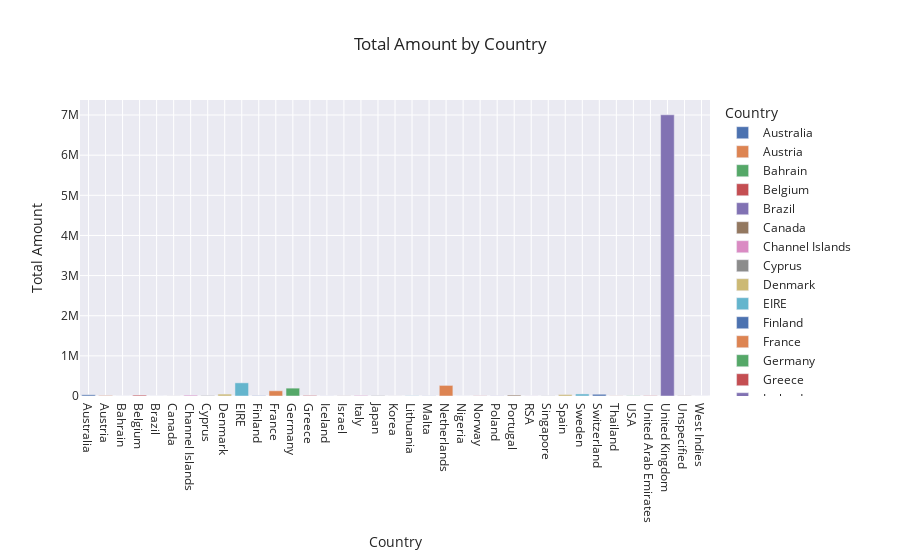

Notebook cell for this chart:
### Markdown cell above
## EDA and distributions

### Code cell
sales_by_country = df.groupby('Country')['Total Amount'].sum().reset_index()
fig = px.bar(sales_by_country, x = 'Country', y = 'Total Amount', color='Country', template='seaborn', title='Total Amount by Country')
fig.show()

### Figure 1 — Plotly figure (JSON) as saved in the notebook; plotly's stock layout.template omitted (floating-point values rounded to 4 significant figures)
{"data": [{"alignmentgroup": "True", "hovertemplate": "Country=%{x}<br>Total Amount=%{y}<extra></extra>", "legendgroup": "Australia", "marker": {"color": "rgb(76,114,176)", "pattern": {"shape": ""}}, "name": "Australia", "offsetgroup": "Australia", "orientation": "v", "showlegend": true, "textposition": "auto", "type": "bar", "x": ["Australia"], "xaxis": "x", "y": [30050.0], "yaxis": "y"}, {"alignmentgroup": "True", "hovertemplate": "Country=%{x}<br>Total Amount=%{y}<extra></extra>", "legendgroup": "Austria", "marker": {"color": "rgb(221,132,82)", "pattern": {"shape": ""}}, "name": "Austria", "offsetgroup": "Austria", "orientation": "v", "showlegend": true, "textposition": "auto", "type": "bar", "x": ["Austria"], "xaxis": "x", "y": [13020.0], "yaxis": "y"}, {"alignmentgroup": "True", "hovertemplate": "Country=%{x}<br>Total Amount=%{y}<extra></extra>", "legendgroup": "Bahrain", "marker": {"color": "rgb(85,168,104)", "pattern": {"shape": ""}}, "name": "Bahrain", "offsetgroup": "Bahrain", "orientation": "v", "showlegend": true, "textposition": "auto", "type": "bar", "x": ["Bahrain"], "xaxis": "x", "y": [806.0], "yaxis": "y"}, {"alignmentgroup": "True", "hovertemplate": "Country=%{x}<br>Total Amount=%{y}<extra></extra>", "legendgroup": "Belgium", "marker": {"color": "rgb(196,78,82)", "pattern": {"shape": ""}}, "name": "Belgium", "offsetgroup": "Belgium", "orientation": "v", "showlegend": true, "textposition": "auto", "type": "bar", "x": ["Belgium"], "xaxis": "x", "y": [22640.0], "yaxis": "y"}, {"alignmentgroup": "True", "hovertemplate": "Country=%{x}<br>Total Amount=%{y}<extra></extra>", "legendgroup": "Brazil", "marker": {"color": "rgb(129,114,179)", "pattern": {"shape": ""}}, "name": "Brazil", "offsetgroup": "Brazil", "orientation": "v", "showlegend": true, "textposition": "auto", "type": "bar", "x": ["Brazil"], "xaxis": "x", "y": [268.3], "yaxis": "y"}, {"alignmentgroup": "True", "hovertemplate": "Country=%{x}<br>Total Amount=%{y}<extra></extra>", "legendgroup": "Canada", "marker": {"color": "rgb(147,120,96)", "pattern": {"shape": ""}}, "name": "Canada", "offsetgroup": "Canada", "orientation": "v", "showlegend": true, "textposition": "auto", "type": "bar", "x": ["Canada"], "xaxis": "x", "y": [1217.0], "yaxis": "y"}, {"alignmentgroup": "True", "hovertemplate": "Country=%{x}<br>Total Amount=%{y}<extra></extra>", "legendgroup": "Channel Islands", "marker": {"color": "rgb(218,139,195)", "pattern": {"shape": ""}}, "name": "Channel Islands", "offsetgroup": "Channel Islands", "orientation": "v", "showlegend": true, "textposition": "auto", "type": "bar", "x": ["Channel Islands"], "xaxis": "x", "y": [21370.0], "yaxis": "y"}, {"alignmentgroup": "True", "hovertemplate": "Country=%{x}<br>Total Amount=%{y}<extra></extra>", "legendgroup": "Cyprus", "marker": {"color": "rgb(140,140,140)", "pattern": {"shape": ""}}, "name": "Cyprus", "offsetgroup": "Cyprus", "orientation": "v", "showlegend": true, "textposition": "auto", "type": "bar", "x": ["Cyprus"], "xaxis": "x", "y": [11170.0], "yaxis": "y"}, {"alignmentgroup": "True", "hovertemplate": "Country=%{x}<br>Total Amount=%{y}<extra></extra>", "legendgroup": "Denmark", "marker": {"color": "rgb(204,185,116)", "pattern": {"shape": ""}}, "name": "Denmark", "offsetgroup": "Denmark", "orientation": "v", "showlegend": true, "textposition": "auto", "type": "bar", "x": ["Denmark"], "xaxis": "x", "y": [46970.0], "yaxis": "y"}, {"alignmentgroup": "True", "hovertemplate": "Country=%{x}<br>Total Amount=%{y}<extra></extra>", "legendgroup": "EIRE", "marker": {"color": "rgb(100,181,205)", "pattern": {"shape": ""}}, "name": "EIRE", "offsetgroup": "EIRE", "orientation": "v", "showlegend": true, "textposition": "auto", "type": "bar", "x": ["EIRE"], "xaxis": "x", "y": [328200.0], "yaxis": "y"}, {"alignmentgroup": "True", "hovertemplate": "Country=%{x}<br>Total Amount=%{y}<extra></extra>", "legendgroup": "Finland", "marker": {"color": "rgb(76,114,176)", "pattern": {"shape": ""}}, "name": "Finland", "offsetgroup": "Finland", "orientation": "v", "showlegend": true, "textposition": "auto", "type": "bar", "x": ["Finland"], "xaxis": "x", "y": [7188.0], "yaxis": "y"}, {"alignmentgroup": "True", "hovertemplate": "Country=%{x}<br>Total Amount=%{y}<extra></extra>", "legendgroup": "France", "marker": {"color": "rgb(221,132,82)", "pattern": {"shape": ""}}, "name": "France", "offsetgroup": "France", "orientation": "v", "showlegend": true, "textposition": "auto", "type": "bar", "x": ["France"], "xaxis": "x", "y": [129700.0], "yaxis": "y"}, {"alignmentgroup": "True", "hovertemplate": "Country=%{x}<br>Total Amount=%{y}<extra></extra>", "legendgroup": "Germany", "marker": {"color": "rgb(85,168,104)", "pattern": {"shape": ""}}, "name": "Germany", "offsetgroup": "Germany", "orientation": "v", "showlegend": true, "textposition": "auto", "type": "bar", "x": ["Germany"], "xaxis": "x", "y": [195900.0], "yaxis": "y"}, {"alignmentgroup": "True", "hovertemplate": "Country=%{x}<br>Total Amount=%{y}<extra></extra>", "legendgroup": "Greece", "marker": {"color": "rgb(196,78,82)", "pattern": {"shape": ""}}, "name": "Greece", "offsetgroup": "Greece", "orientation": "v", "showlegend": true, "textposition": "auto", "type": "bar", "x": ["Greece"], "xaxis": "x", "y": [14280.0], "yaxis": "y"}, {"alignmentgroup": "True", "hovertemplate": "Country=%{x}<br>Total Amount=%{y}<extra></extra>", "legendgroup": "Iceland", "marker": {"color": "rgb(129,114,179)", "pattern": {"shape": ""}}, "name": "Iceland", "offsetgroup": "Iceland", "orientation": "v", "showlegend": true, "textposition": "auto", "type": "bar", "x": ["Iceland"], "xaxis": "x", "y": [1323.0], "yaxis": "y"}, {"alignmentgroup": "True", "hovertemplate": "Country=%{x}<br>Total Amount=%{y}<extra></extra>", "legendgroup": "Israel", "marker": {"color": "rgb(147,120,96)", "pattern": {"shape": ""}}, "name": "Israel", "offsetgroup": "Israel", "orientation": "v", "showlegend": true, "textposition": "auto", "type": "bar", "x": ["Israel"], "xaxis": "x", "y": [3199.0], "yaxis": "y"}, {"alignmentgroup": "True", "hovertemplate": "Country=%{x}<br>Total Amount=%{y}<extra></extra>", "legendgroup": "Italy", "marker": {"color": "rgb(218,139,195)", "pattern": {"shape": ""}}, "name": "Italy", "offsetgroup": "Italy", "orientation": "v", "showlegend": true, "textposition": "auto", "type": "bar", "x": ["Italy"], "xaxis": "x", "y": [13770.0], "yaxis": "y"}, {"alignmentgroup": "True", "hovertemplate": "Country=%{x}<br>Total Amount=%{y}<extra></extra>", "legendgroup": "Japan", "marker": {"color": "rgb(140,140,140)", "pattern": {"shape": ""}}, "name": "Japan", "offsetgroup": "Japan", "orientation": "v", "showlegend": true, "textposition": "auto", "type": "bar", "x": ["Japan"], "xaxis": "x", "y": [8436.0], "yaxis": "y"}, {"alignmentgroup": "True", "hovertemplate": "Country=%{x}<br>Total Amount=%{y}<extra></extra>", "legendgroup": "Korea", "marker": {"color": "rgb(204,185,116)", "pattern": {"shape": ""}}, "name": "Korea", "offsetgroup": "Korea", "orientation": "v", "showlegend": true, "textposition": "auto", "type": "bar", "x": ["Korea"], "xaxis": "x", "y": [949.8], "yaxis": "y"}, {"alignmentgroup": "True", "hovertemplate": "Country=%{x}<br>Total Amount=%{y}<extra></extra>", "legendgroup": "Lithuania", "marker": {"color": "rgb(100,181,205)", "pattern": {"shape": ""}}, "name": "Lithuania", "offsetgroup": "Lithuania", "orientation": "v", "showlegend": true, "textposition": "auto", "type": "bar", "x": ["Lithuania"], "xaxis": "x", "y": [4893.0], "yaxis": "y"}, {"alignmentgroup": "True", "hovertemplate": "Country=%{x}<br>Total Amount=%{y}<extra></extra>", "legendgroup": "Malta", "marker": {"color": "rgb(76,114,176)", "pattern": {"shape": ""}}, "name": "Malta", "offsetgroup": "Malta", "orientation": "v", "showlegend": true, "textposition": "auto", "type": "bar", "x": ["Malta"], "xaxis": "x", "y": [2687.0], "yaxis": "y"}, {"alignmentgroup": "True", "hovertemplate": "Country=%{x}<br>Total Amount=%{y}<extra></extra>", "legendgroup": "Netherlands", "marker": {"color": "rgb(221,132,82)", "pattern": {"shape": ""}}, "name": "Netherlands", "offsetgroup": "Netherlands", "orientation": "v", "showlegend": true, "textposition": "auto", "type": "bar", "x": ["Netherlands"], "xaxis": "x", "y": [263900.0], "yaxis": "y"}, {"alignmentgroup": "True", "hovertemplate": "Country=%{x}<br>Total Amount=%{y}<extra></extra>", "legendgroup": "Nigeria", "marker": {"color": "rgb(85,168,104)", "pattern": {"shape": ""}}, "name": "Nigeria", "offsetgroup": "Nigeria", "orientation": "v", "showlegend": true, "textposition": "auto", "type": "bar", "x": ["Nigeria"], "xaxis": "x", "y": [140.4], "yaxis": "y"}, {"alignmentgroup": "True", "hovertemplate": "Country=%{x}<br>Total Amount=%{y}<extra></extra>", "legendgroup": "Norway", "marker": {"color": "rgb(196,78,82)", "pattern": {"shape": ""}}, "name": "Norway", "offsetgroup": "Norway", "orientation": "v", "showlegend": true, "textposition": "auto", "type": "bar", "x": ["Norway"], "xaxis": "x", "y": [4080.0], "yaxis": "y"}, {"alignmentgroup": "True", "hovertemplate": "Country=%{x}<br>Total Amount=%{y}<extra></extra>", "legendgroup": "Poland", "marker": {"color": "rgb(129,114,179)", "pattern": {"shape": ""}}, "name": "Poland", "offsetgroup": "Poland", "orientation": "v", "showlegend": true, "textposition": "auto", "type": "bar", "x": ["Poland"], "xaxis": "x", "y": [3315.0], "yaxis": "y"}, {"alignmentgroup": "True", "hovertemplate": "Country=%{x}<br>Total Amount=%{y}<extra></extra>", "legendgroup": "Portugal", "marker": {"color": "rgb(147,120,96)", "pattern": {"shape": ""}}, "name": "Portugal", "offsetgroup": "Portugal", "orientation": "v", "showlegend": true, "textposition": "auto", "type": "bar", "x": ["Portugal"], "xaxis": "x", "y": [23340.0], "yaxis": "y"}, {"alignmentgroup": "True", "hovertemplate": "Country=%{x}<br>Total Amount=%{y}<extra></extra>", "legendgroup": "RSA", "marker": {"color": "rgb(218,139,195)", "pattern": {"shape": ""}}, "name": "RSA", "offsetgroup": "RSA", "orientation": "v", "showlegend": true, "textposition": "auto", "type": "bar", "x": ["RSA"], "xaxis": "x", "y": [931.4], "yaxis": "y"}, {"alignmentgroup": "True", "hovertemplate": "Country=%{x}<br>Total Amount=%{y}<extra></extra>", "legendgroup": "Singapore", "marker": {"color": "rgb(140,140,140)", "pattern": {"shape": ""}}, "name": "Singapore", "offsetgroup": "Singapore", "orientation": "v", "showlegend": true, "textposition": "auto", "type": "bar", "x": ["Singapore"], "xaxis": "x", "y": [4038.0], "yaxis": "y"}, {"alignmentgroup": "True", "hovertemplate": "Country=%{x}<br>Total Amount=%{y}<extra></extra>", "legendgroup": "Spain", "marker": {"color": "rgb(204,185,116)", "pattern": {"shape": ""}}, "name": "Spain", "offsetgroup": "Spain", "orientation": "v", "showlegend": true, "textposition": "auto", "type": "bar", "x": ["Spain"], "xaxis": "x", "y": [37050.0], "yaxis": "y"}, {"alignmentgroup": "True", "hovertemplate": "Country=%{x}<br>Total Amount=%{y}<extra></extra>", "legendgroup": "Sweden", "marker": {"color": "rgb(100,181,205)", "pattern": {"shape": ""}}, "name": "Sweden", "offsetgroup": "Sweden", "orientation": "v", "showlegend": true, "textposition": "auto", "type": "bar", "x": ["Sweden"], "xaxis": "x", "y": [50840.0], "yaxis": "y"}, {"alignmentgroup": "True", "hovertemplate": "Country=%{x}<br>Total Amount=%{y}<extra></extra>", "legendgroup": "Switzerland", "marker": {"color": "rgb(76,114,176)", "pattern": {"shape": ""}}, "name": "Switzerland", "offsetgroup": "Switzerland", "orientation": "v", "showlegend": true, "textposition": "auto", "type": "bar", "x": ["Switzerland"], "xaxis": "x", "y": [43340.0], "yaxis": "y"}, {"alignmentgroup": "True", "hovertemplate": "Country=%{x}<br>Total Amount=%{y}<extra></extra>", "legendgroup": "Thailand", "marker": {"color": "rgb(221,132,82)", "pattern": {"shape": ""}}, "name": "Thailand", "offsetgroup": "Thailand", "orientation": "v", "showlegend": true, "textposition": "auto", "type": "bar", "x": ["Thailand"], "xaxis": "x", "y": [3071.0], "yaxis": "y"}, {"alignmentgroup": "True", "hovertemplate": "Country=%{x}<br>Total Amount=%{y}<extra></extra>", "legendgroup": "USA", "marker": {"color": "rgb(85,168,104)", "pattern": {"shape": ""}}, "name": "USA", "offsetgroup": "USA", "orientation": "v", "showlegend": true, "textposition": "auto", "type": "bar", "x": ["USA"], "xaxis": "x", "y": [4556.0], "yaxis": "y"}, {"alignmentgroup": "True", "hovertemplate": "Country=%{x}<br>Total Amount=%{y}<extra></extra>", "legendgroup": "United Arab Emirates", "marker": {"color": "rgb(196,78,82)", "pattern": {"shape": ""}}, "name": "United Arab Emirates", "offsetgroup": "United Arab Emirates", "orientation": "v", "showlegend": true, "textposition": "auto", "type": "bar", "x": ["United Arab Emirates"], "xaxis": "x", "y": [7169.0], "yaxis": "y"}, {"alignmentgroup": "True", "hovertemplate": "Country=%{x}<br>Total Amount=%{y}<extra></extra>", "legendgroup": "United Kingdom", "marker": {"color": "rgb(129,114,179)", "pattern": {"shape": ""}}, "name": "United Kingdom", "offsetgroup": "United Kingdom", "orientation": "v", "showlegend": true, "textposition": "auto", "type": "bar", "x": ["United Kingdom"], "xaxis": "x", "y": [7006000.0], "yaxis": "y"}, {"alignmentgroup": "True", "hovertemplate": "Country=%{x}<br>Total Amount=%{y}<extra></extra>", "legendgroup": "Unspecified", "marker": {"color": "rgb(147,120,96)", "pattern": {"shape": ""}}, "name": "Unspecified", "offsetgroup": "Unspecified", "orientation": "v", "showlegend": true, "textposition": "auto", "type": "bar", "x": ["Unspecified"], "xaxis": "x", "y": [4710.0], "yaxis": "y"}, {"alignmentgroup": "True", "hovertemplate": "Country=%{x}<br>Total Amount=%{y}<extra></extra>", "legendgroup": "West Indies", "marker": {"color": "rgb(218,139,195)", "pattern": {"shape": ""}}, "name": "West Indies", "offsetgroup": "West Indies", "orientation": "v", "showlegend": true, "textposition": "auto", "type": "bar", "x": ["West Indies"], "xaxis": "x", "y": [536.4], "yaxis": "y"}], "layout": {"barmode": "relative", "legend": {"title": {"text": "Country"}, "tracegroupgap": 0}, "title": {"text": "Total Amount by Country"}, "xaxis": {"anchor": "y", "categoryarray": ["Australia", "Austria", "Bahrain", "Belgium", "Brazil", "Canada", "Channel Islands", "Cyprus", "Denmark", "EIRE", "Finland", "France", "Germany", "Greece", "Iceland", "Israel", "Italy", "Japan", "Korea", "Lithuania", "Malta", "Netherlands", "Nigeria", "Norway", "Poland", "Portugal", "RSA", "Singapore", "Spain", "Sweden", "Switzerland", "Thailand", "USA", "United Arab Emirates", "United Kingdom", "Unspecified", "West Indies"], "categoryorder": "array", "domain": [0, 1], "title": {"text": "Country"}}, "yaxis": {"anchor": "x", "domain": [0, 1], "title": {"text": "Total Amount"}}}}
